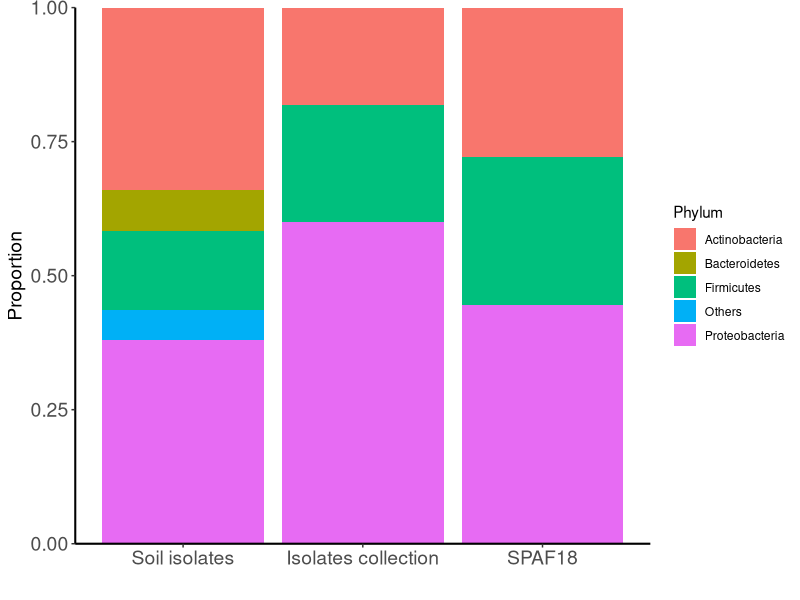
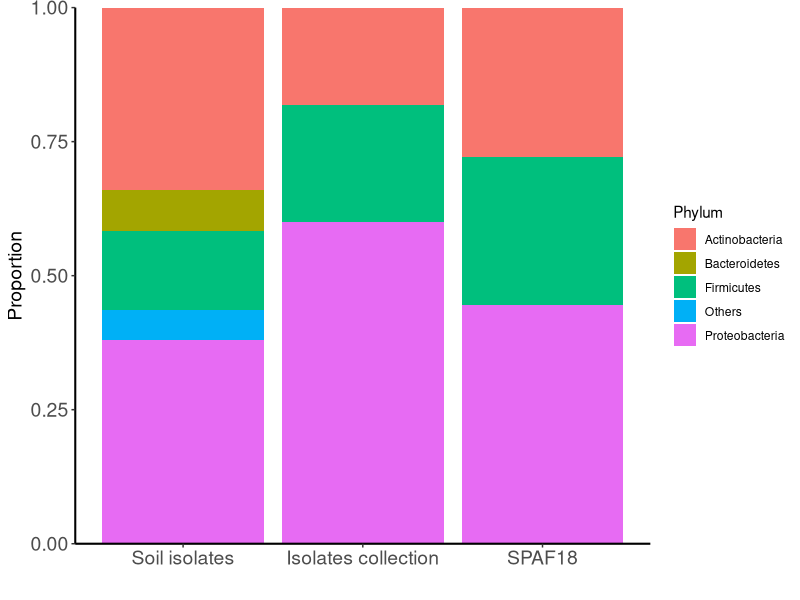

Recreate these plots in R, in order.
df<-data.frame(Datasets=c(rep("Soil isolates",5),rep("Isolates collection",5),rep("SPAF18",5)),
               Phylum=c("Proteobacteria","Actinobacteria","Bacteroidetes","Firmicutes","Others"),
               Number=c(968,868,195,377,145,
                 33,10,0,12,0,
                 8,5,0,5,0
                 ))
df
#glboal rhizosphere database
#Proteobacteria	1388
#Actinobacteria	338
#Firmicutes	168
#Bacteroidetes	109
#others	20
library(ggplot2)
level_order<-c("Soil isolates","Isolates collection","SPAF18")
stack<-ggplot(df,aes(x=factor(Datasets,levels = level_order),y=Number,fill=Phylum))+
  geom_bar(stat = "identity",position = "fill")+
  theme_classic()+
  xlab("")+
  ylab("Proportion")+
  theme(axis.text.x = element_text(size = 14),
        axis.text.y = element_text(size = 14),
        axis.title.y = element_text(size = 14),
        axis.title.x=element_text(size=14),
        axis.line = element_line(colour="black", size = 0.7))+
  scale_y_continuous(expand = expansion(mult = c(0, 0)))

stack

ggsave(
  "Isolates_taxonomy.tiff",
  plot = last_plot(),
  device = NULL,
  path = NULL,
  scale = 1,
  width = 6,
  height = 6,
  units = "in",
  dpi = 400,
)
dev.off()




